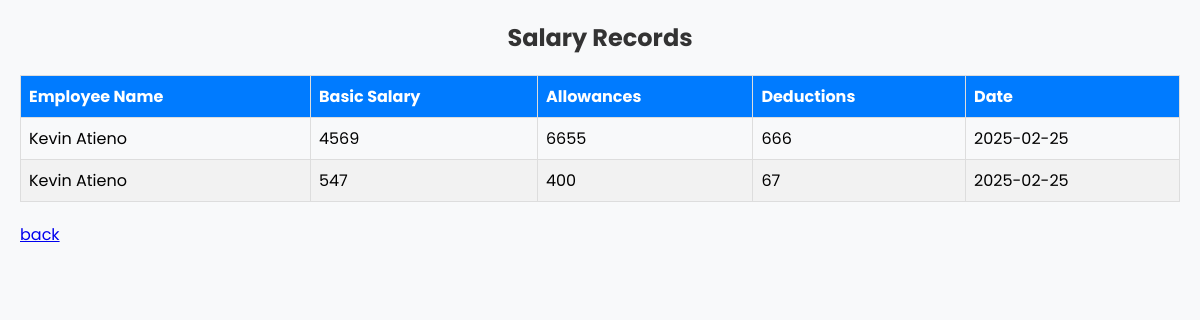
Before: /view_salary.php with the older database file.
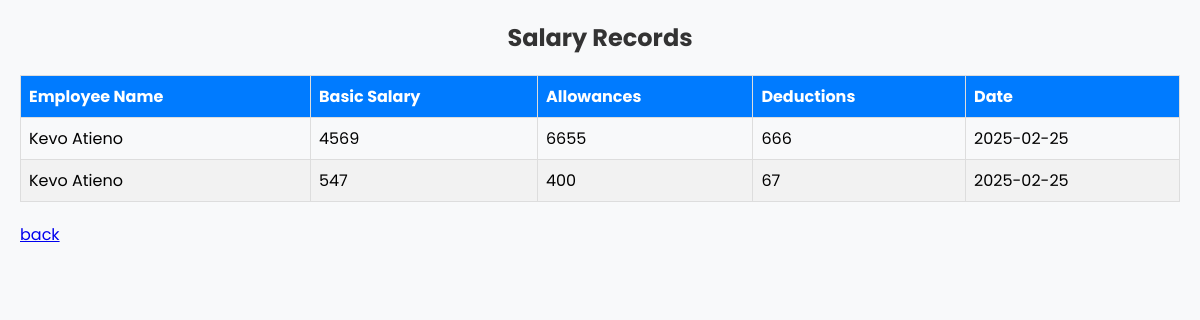
After: the same page with the newer database file.
### tables this page shows
CREATE TABLE `salaries` (
  `salary_id` int(11) NOT NULL,
  `id` int(11) NOT NULL,
  `basic_salary` decimal(10,0) NOT NULL,
  `allowances` decimal(10,0) NOT NULL,
  `deductions` decimal(10,0) NOT NULL,
  `net_salary` decimal(10,0) NOT NULL,
  `created_at` date NOT NULL DEFAULT curdate()
);

CREATE TABLE `emps` (
  `id` int(11) NOT NULL,
  `first_name` varchar(50) NOT NULL,
  `last_name` varchar(50) NOT NULL,
  `job_role` varchar(50) NOT NULL,
  `salary` decimal(10,0) NOT NULL,
  `created_at` date NOT NULL DEFAULT curdate()
);

### view_salary.php (the view, shortened to what this page needs)
<?php
require_once('dbh.inc.php');
$salaries = $conn->query("
    SELECT
        s.id AS salary_id,
        e.first_name AS employee_first_name,
        e.last_name AS employee_last_name,
        s.basic_salary,
        s.allowances,
        s.deductions,
        s.net_salary,
        s.created_at
    FROM salaries s
    INNER JOIN emps e ON s.id = e.id
    ORDER BY s.created_at DESC
");
?>
<!DOCTYPE html>
<html lang="en">
<head>
    <link rel="stylesheet" href="styles.css">
</head>
<body>
    <h2>Salary Records</h2>
    <table>
        <thead>
            <tr>
                <th>Employee Name</th>
                <th>Basic Salary</th>
                <th>Allowances</th>
                <th>Deductions</th>
                <th>Date</th>
            </tr>
        </thead>
        <tbody>
            <?php if ($salaries->num_rows > 0): ?>
                <?php while ($row = $salaries->fetch_assoc()): ?>
                    <tr>
                        <td><?php echo htmlspecialchars($row['employee_first_name'] . ' ' . $row['employee_last_name']); ?></td>
                        <td><?php echo htmlspecialchars($row['basic_salary']); ?></td>
                        <td><?php echo htmlspecialchars($row['allowances']); ?></td>
                        <td><?php echo htmlspecialchars($row['deductions']); ?></td>
                        <td><?php echo htmlspecialchars($row['created_at']); ?></td>
                    </tr>
                <?php endwhile; ?>
            <?php else: ?>
                <tr>
                    <td colspan="6">No salary records found.</td>
                </tr>
            <?php endif; ?>
        </tbody>
    </table>
    <a href="add_salary.php">back</a>
</body>
</html>

Changed rows visible on the page:
changed through a linked row, salaries (number 1 of 2 on the later page): id.last_name "Kevin Atieno" → "Kevo Atieno"
changed through a linked row, salaries (number 2 of 2 on the later page): id.last_name "Kevin Atieno" → "Kevo Atieno"
